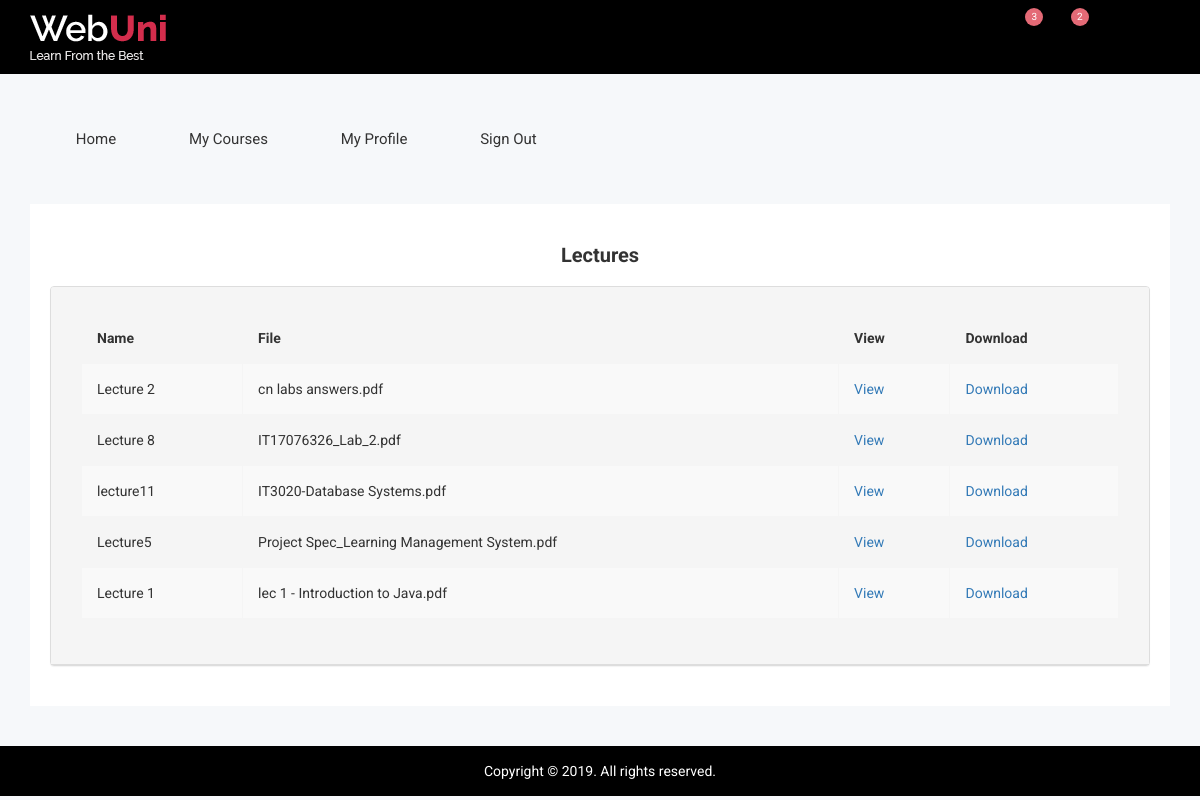
Screenshot of /lec/index.php with the database file from the repository.
### tables this page shows
CREATE TABLE `tbl_file` (
  `id` int(11) NOT NULL,
  `name` varchar(12) NOT NULL,
  `image` varchar(250) NOT NULL,
  `course` varchar(255) NOT NULL
);

### lec/index.php (the view, shortened to what this page needs)
<!doctype html>
<html class="no-js" lang="">
<?php
require_once "connection.php";
?>
<head>
    <link rel="stylesheet" href="css/bootstrap.min.css">
    <link rel="stylesheet" href="css/font-awesome.min.css">
    <link rel="stylesheet" href="css/owl.carousel.css">
    <link rel="stylesheet" href="css/owl.theme.css">
    <link rel="stylesheet" href="css/owl.transitions.css">
    <link rel="stylesheet" href="css/meanmenu/meanmenu.min.css">
    <link rel="stylesheet" href="css/animate.css">
    <link rel="stylesheet" href="css/normalize.css">
    <link rel="stylesheet" href="css/wave/waves.min.css">
    <link rel="stylesheet" href="css/wave/button.css">
    <link rel="stylesheet" href="css/scrollbar/jquery.mCustomScrollbar.min.css">
    <link rel="stylesheet" href="css/notika-custom-icon.css">
    <link rel="stylesheet" href="css/jquery.dataTables.min.css">
    <link rel="stylesheet" href="css/main.css">
    <link rel="stylesheet" href="style.css">
    <link rel="stylesheet" href="css/responsive.css">
</head>
<body>
    <div class="data-table-area">
        <div class="container">
            <div class="row">
                <div class="col-lg-12 col-md-12 col-sm-12 col-xs-12">
                    <div class="data-table-list">
                      <br>
                        <div class="basic-tb-hd">
                          <h2 class="text-center">Lectures </h2>
                        </div>
                        <div class="panel panel-default">
                                          <div class="panel-heading">
                                          <div class="panel-body">
                                              <div class="table-responsive">
                                                  <table class="table table-striped table-bordered table-hover">
                                                      <thead>
                                                          <tr>
                                                              <th>Name</th>
                                                              <th>File</th>
                                                              <th>View</th>
                                                              <th>Download</th>
                                                          </tr>
                                                      </thead>
                                                      <tbody>
                  									<?php
                  									$select_stmt=$db->prepare("SELECT * FROM tbl_file");
                  									$select_stmt->execute();
                  									while($row=$select_stmt->fetch(PDO::FETCH_ASSOC))
                  									{
                  									?>
                                                          <tr>
                                                              <td><?php echo $row['name']; ?></td>
                  																						<td><?php echo $row['image']; ?></td>
                                                              <td><a href="upload/<?php echo $row['image']; ?>" target="_blank">View</a></td>
                                                              <td><a href="upload/<?php echo $row['image']; ?>" download>Download</td></tr>
                                                      <?php
                  									}
                  									?>
                                                      </tbody>
                                                  </table>
                                              </div>
                                          </div>
                                      </div>
                    </div>
                </div>
            </div>
        </div>
    </div>
</body>
</html>

### lec/css/main.css (style rules this page uses)
html { color: #222; font-size: 1em; line-height: 1.4; }

### rows the page displays
tbl_file: name "Lecture 2", image "cn labs answers.pdf"
tbl_file: name "Lecture 8", image "IT17076326_Lab_2.pdf"
tbl_file: name "lecture11", image "IT3020-Database Systems.pdf"
tbl_file: name "Lecture5", image "Project Spec_Learning Management System.pdf"
tbl_file: name "Lecture 1", image "lec 1 - Introduction to Java.pdf"
